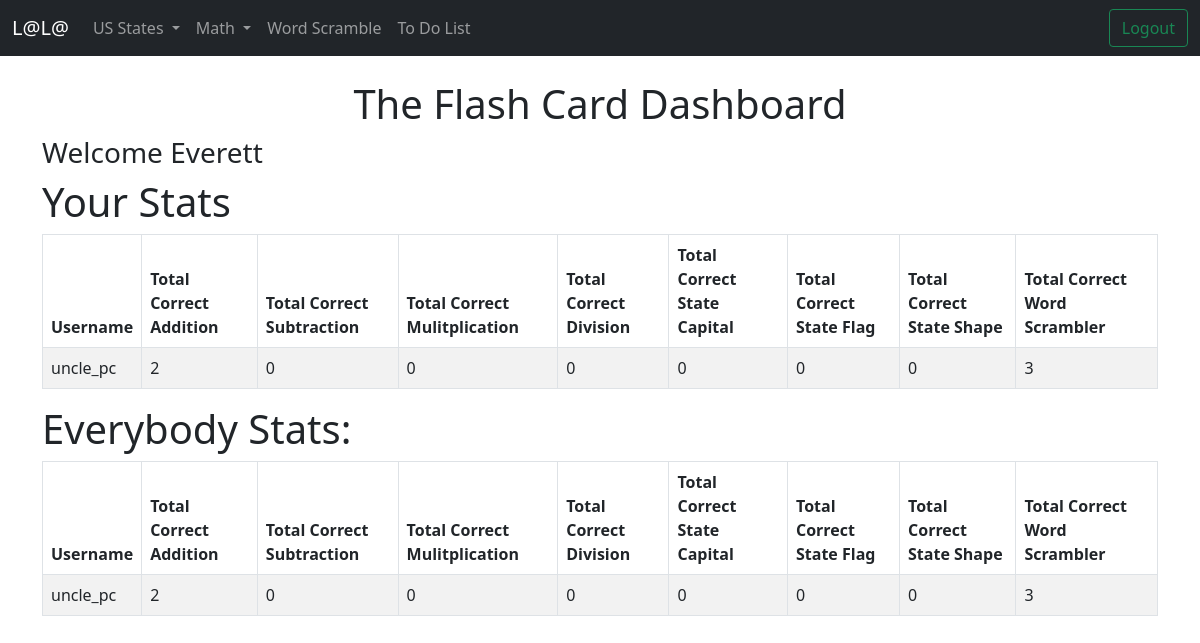
The app's page /flashcards/ (signed in) with its own data.
### flash_card_login_app/models.py (models this page shows, shortened)
class User(models.Model):
    first_name = models.CharField(max_length = 255)
    last_name = models.CharField(max_length = 255)
    email = models.EmailField(max_length = 255)
    password = models.CharField(max_length = 60)
    username = models.CharField(max_length = 255, null=True, blank=True)
    add_count =  models.IntegerField('Correct Addition', default=0, blank=True,)
    div_count =  models.IntegerField('Correct Dvision',default=0, blank=True,)
    multi_count = models.IntegerField('Correct Multiplication',default=0,blank=True)
    sub_count = models.IntegerField('Correct Subtraction', default=0,blank=True,)
    capital_count = models.IntegerField('Correct State capitals',default=0, blank=True,)
    flag_count = models.IntegerField('Correct State flags',default=0, blank=True,)
    shape_count = models.IntegerField('Correct State shapes',default=0, blank=True,)
    word_scram_count = models.IntegerField('Correct Word Scrambler',default=0, blank=True,)
    created_at = models.DateTimeField(auto_now_add = True)
    updated_at = models.DateTimeField(auto_now = True)
    objects = UserManager()

### flash_card_app/views.py (the view)
# urls.py: path('', views.home, name='home'),
def home(request):
    context = {
        'user' : User.objects.all(),
    }
    return render(request, 'home.html', context)

### flash_card_app/templates/home.html
{% extends 'base.html' %} {% block content%}
<center>
    <h1>The Flash Card Dashboard</h1>
</center>
<h3>Welcome {{request.session.greeting}}</h3>
<h1>Your Stats</h1>
<table class="table table-striped table-hover table-bordered">
    <thead>
        <tr>
            <th>Username</th>
            <th>Total Correct Addition</th>
            <th>Total Correct Subtraction</th>
            <th>Total Correct Mulitplication</th>
            <th>Total Correct Division</th>
            <th>Total Correct State Capital</th>
            <th>Total Correct State Flag</th>
            <th>Total Correct State Shape</th>
            <th>Total Correct Word Scrambler</th>
        </tr>
    </thead>
    <tbody>
        {% for one in user %} {% if request.session.greeting == one.first_name %}
        <tr>
            <td>{{ one.username }}</td>
            <td>{{ one.add_count }}</td>
            <td>{{ one.sub_count }}</td>
            <td>{{ one.multi_count }}</td>
            <td>{{ one.div_count }}</td>
            <td>{{ one.capital_count }}</td>
            <td>{{ one.flag_count }}</td>
            <td>{{ one.shape_count }}</td>
            <td>{{ one.word_scram_count }}</td>
        </tr>
        {% endif %} {% endfor %}
    </tbody>
</table>
<h1>Everybody Stats: </h1>
<table class="table table-striped table-hover table-bordered">
    <thead>
        <tr>
            <th>Username</th>
            <th>Total Correct Addition</th>
            <th>Total Correct Subtraction</th>
            <th>Total Correct Mulitplication</th>
            <th>Total Correct Division</th>
            <th>Total Correct State Capital</th>
            <th>Total Correct State Flag</th>
            <th>Total Correct State Shape</th>
            <th>Total Correct Word Scrambler</th>
        </tr>
    </thead>
    <tbody>
        {% for individual in user %}
        <tr>
            <td>{{ individual.username }}</td>
            <td>{{ individual.add_count }}</td>
            <td>{{ individual.sub_count }}</td>
            <td>{{ individual.multi_count }}</td>
            <td>{{ individual.div_count }}</td>
            <td>{{ individual.capital_count }}</td>
            <td>{{ individual.flag_count }}</td>
            <td>{{ individual.shape_count }}</td>
            <td>{{ individual.word_scram_count }}</td>
        </tr>
        {% endfor %}
    </tbody>
</table>
<br> {% endblock %}

### records on screen
User: session.greeting "Everett", username "uncle_pc", add_count "2", sub_count "0", multi_count "0", div_count "0", capital_count "0", flag_count "0", shape_count "0", word_scram_count "3"
